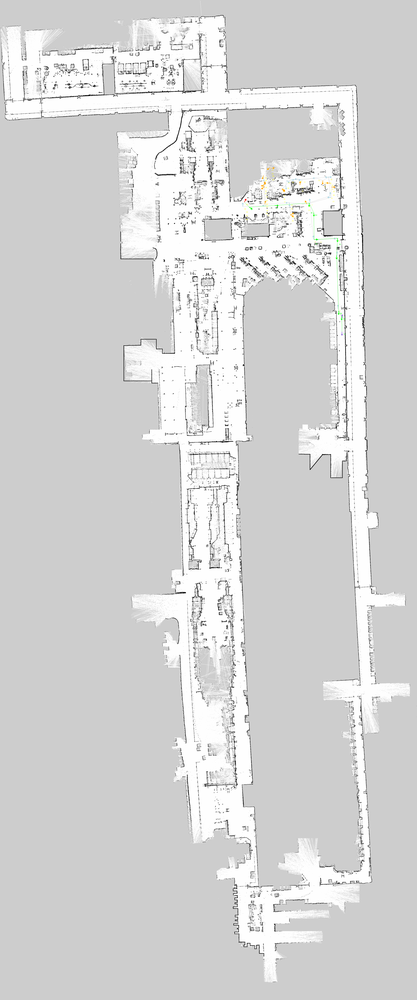
#> input picture scripts/visualize_wet_12-1x.png, 417 x 1000 px, shrunk from 2703 x 6475 before the run
$ python rotate_image.py -i visualize_wet_12-1x.png
#> lines starting #> are read from the running program, lines starting #| are printed output that depends on the picture
from PIL import Image
import os
import argparse

def rotate_image(input_path, output_path, degrees):
    """
    Rotates an image by the specified degrees and saves it.
    """
#> called with input_path = 'visualize_wet_12-1x.png', output_path = 'rotated_image.png', degrees = 90
    if not os.path.exists(input_path):
        print(f"Error: Input image not found at '{input_path}'")
        return

    try:
        img = Image.open(input_path)
#> img is the input picture: PIL image 417x1000 RGB; mean R, G, B 213.2, 213.3, 213.2
        rotated_img = img.rotate(degrees, expand=True) # expand=True to ensure the entire image is visible
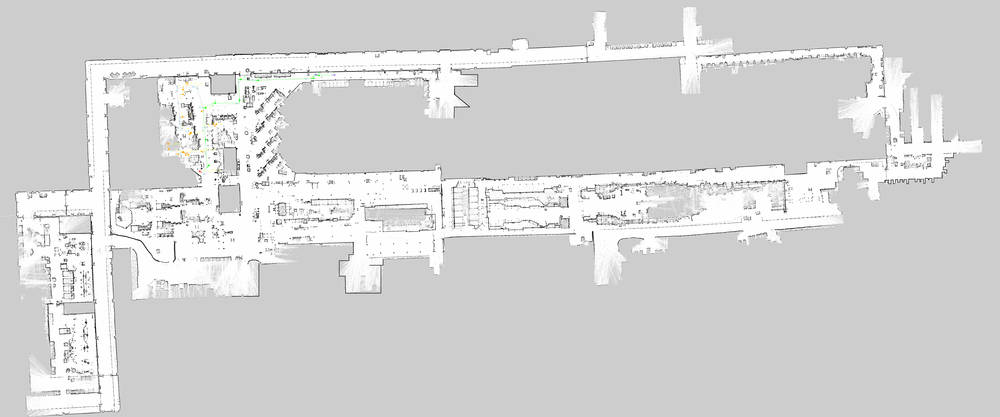
#> rotated_img: PIL image 1000x417 RGB; mean R, G, B 213.2, 213.3, 213.2
        rotated_img.save(output_path)
        print(f"Successfully rotated '{input_path}' by {degrees} degrees and saved to '{output_path}'")
    except Exception as e:
        print(f"Error rotating image: {e}")

def main():
    parser = argparse.ArgumentParser(description="Rotate an image by a specified degree.")
    parser.add_argument("--input", "-i", required=True, help="Path to the input image file.")
    parser.add_argument("--output", "-o", default="rotated_image.png", help="Path to save the rotated image. (Default: rotated_image.png)")
    parser.add_argument("--degrees", "-d", type=int, default=90, help="Degrees to rotate clockwise. (Default: 90)")
    args = parser.parse_args()
    rotate_image(args.input, args.output, args.degrees)

if __name__ == "__main__":
    main()
